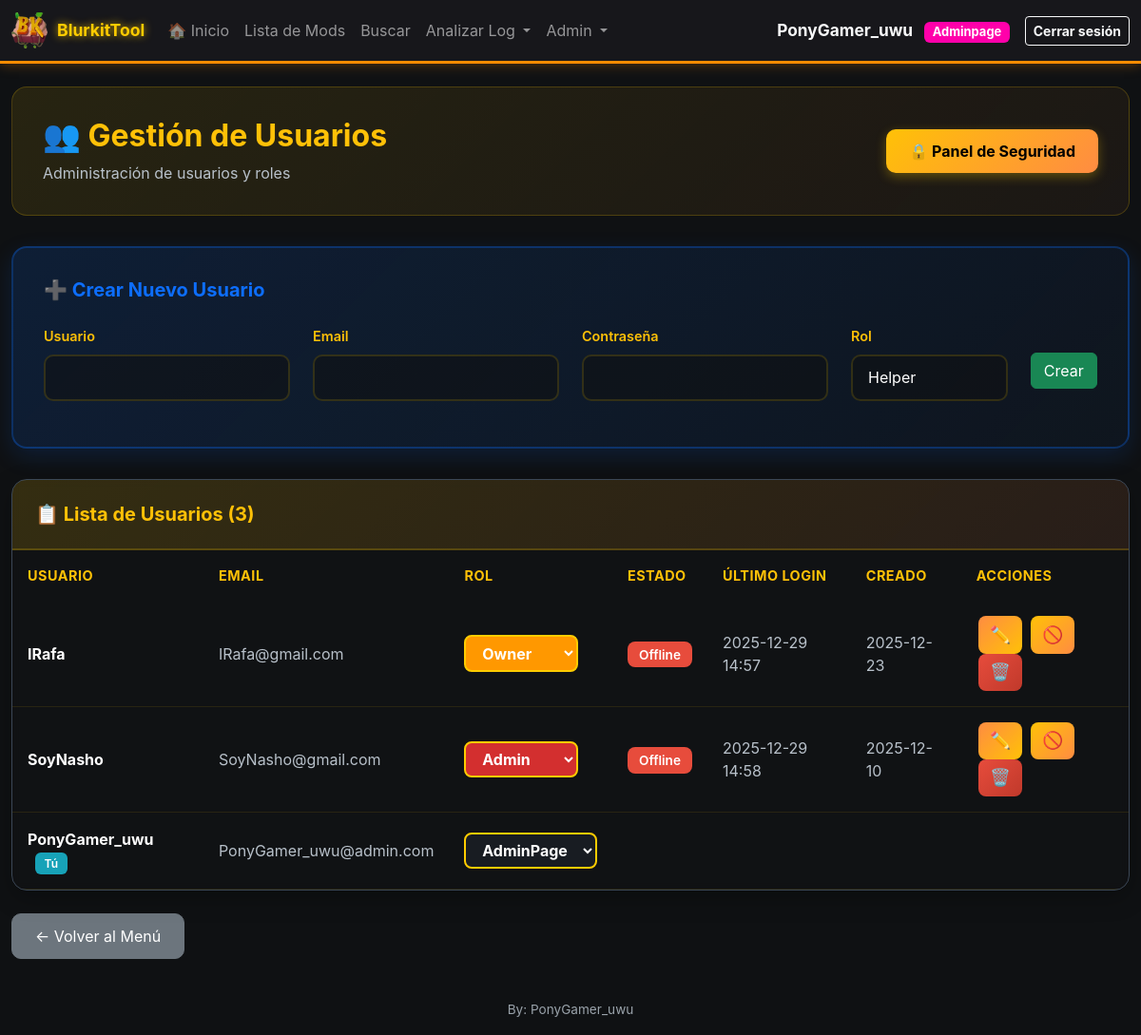
/admin/users (signed in), run on an earlier commit of the app's database.
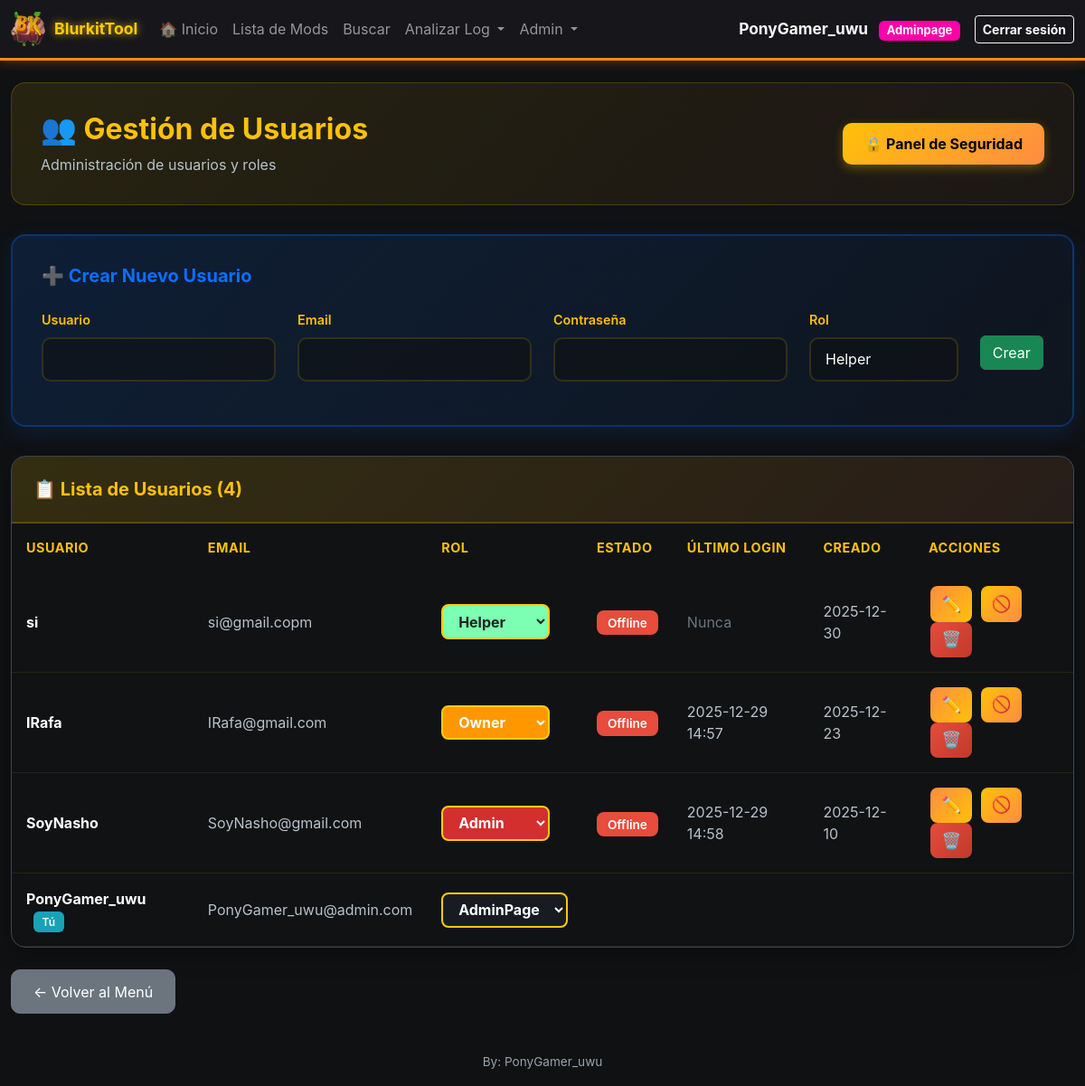
And on a later commit of the database.
### models.py (models this page shows, shortened)
class User(UserMixin, db.Model):
    __tablename__ = 'users'
    id = db.Column(db.Integer, primary_key=True)
    username = db.Column(db.String(80), unique=True, nullable=False, index=True)
    email = db.Column(db.String(120), unique=True, nullable=False, index=True)
    password_hash = db.Column(db.String(255), nullable=False)
    _role = db.Column('role', db.String(20), nullable=False, default='helper')  # helper, mod, smod, admin, adminpage
    @property
    def role(self):
        return self._role
    @role.setter
    def role(self, value):
        self._role = value
    is_active = db.Column(db.Boolean, default=True, nullable=False)
    created_at = db.Column(db.DateTime, default=datetime.utcnow, nullable=False)
    last_login = db.Column(db.DateTime)
    def has_role(self, *roles):
        if 'admin' in roles and self.role in ('adminpage', 'owner', 'founder'):
            return True
        if 'smod' in roles and self.role == 'manager':
            return True
        if 'helper' in roles and self.role == 'p-helper':
            return True
        return self.role in roles
    def is_admin(self):
        return self.role in ('admin', 'adminpage', 'owner', 'founder')

### app.py (the view)
@app.route('/admin/users')
@smod_required
def admin_users():
    users = User.query.order_by(User.created_at.desc()).all()
    now = time()
    users_with_status = []
    for user in users:
        last_seen = online_users.get(user.username)
        is_online = last_seen is not None and (now - last_seen) < ONLINE_TIMEOUT
        users_with_status.append((user, is_online))
    return render_template('admin_users.html', users=users_with_status)

### templates/admin_users.html (shortened to what this page needs)
{% extends "base.html" %}
{% block content %}
<div class="container-main mt-4">
    <div class="admin-header">
        <div class="d-flex justify-content-between align-items-center">
            <div>
                <h2>👥 Gestión de Usuarios</h2>
                <p>Administración de usuarios y roles</p>
            </div>
            {% if current_user.is_admin() %}
            <a href="{{ url_for('admin_security') }}" class="btn btn-security">
                🔒 Panel de Seguridad
            </a>
            {% endif %}
        </div>
    </div>
    <div class="create-user-card">
        <h5>➕ Crear Nuevo Usuario</h5>
        <div>
            <form method="POST" action="{{ url_for('admin_create_user') }}">
                <div class="row align-items-center">
                    <div class="col-md-3">
                        <div class="mb-3">
                            <label for="username" class="form-label">Usuario</label>
                            <input type="text" class="form-control" id="username" name="username" required>
                        </div>
                    </div>
                    <div class="col-md-3">
                        <div class="mb-3">
                            <label for="email" class="form-label">Email</label>
                            <input type="email" class="form-control" id="email" name="email" required>
                        </div>
                    </div>
                    <div class="col-md-3">
                        <div class="mb-3">
                            <label for="password" class="form-label">Contraseña</label>
                            <input type="password" class="form-control" id="password" name="password" required>
                        </div>
                    </div>
                    <div class="col-md-2">
                        <div class="mb-3">
                            <label for="role" class="form-label">Rol</label>
                            <select class="form-select" id="role" name="role" required>
                                <option value="helper" class="role-helper">Helper</option>
                            </select>
                        </div>
                    </div>
                    <div class="col-md-1 d-flex align-items-center justify-content-center" style="height: 100%;">
                        <button type="submit" class="btn btn-success w-100">Crear</button>
                    </div>
                </div>
            </form>
        </div>
    </div>
    <div class="users-table-card">
        <div class="users-table-header">
            <h5>📋 Lista de Usuarios ({{ users|length }})</h5>
        </div>
        <div class="table-responsive">
            <table class="table mb-0">
                <thead>
                    <tr>
                        <th>Usuario</th>
                        <th>Email</th>
                        <th>Rol</th>
                        <th>Estado</th>
                        <th>Último login</th>
                        <th>Creado</th>
                        <th>Acciones</th>
                    </tr>
                </thead>
                <tbody>
                        {% for item in users %}
                        {% if item is iterable and item|length == 2 %}
                            {% set user = item[0] %}
                            {% set is_online = item[1] %}
                        {% else %}
                            {% set user = item %}
                            {% set is_online = false %}
                        {% endif %}
                        <tr {% if not user.is_active %}style="opacity: 0.6;"{% endif %}>
                            <td>
                                <strong style="color: #ffffff;">{{ user.username }}</strong>
                                {% if user.id == current_user.id %}
                                <span class="badge-you">Tú</span>
                                {% endif %}
                            </td>
                            <td style="color: #b8c1ca;">{{ user.email }}</td>
                            <td>
                                {% if user.username == 'PonyGamer_uwu' %}
                                    {% if current_user.username == 'PonyGamer_uwu' and user.username == 'PonyGamer_uwu' %}
                                        <form method="POST" action="{{ url_for('admin_change_role', user_id=user.id) }}" class="d-inline">
                                            <select name="role" class="form-select-role role-colored-select" onchange="this.form.submit()" data-current-role="{{ user.role }}">
                                                <option value="adminpage" {% if user.role == 'adminpage' %}selected{% endif %} class="role-adminpage">AdminPage</option>
                                            </select>
                                        </form>
                                    {% endif %}
                                {% else %}
                                    <form method="POST" action="{{ url_for('admin_change_role', user_id=user.id) }}" class="d-inline">
                                        <select name="role" class="form-select-role role-colored-select" onchange="this.form.submit()" data-current-role="{{ user.role }}">
                                            <option value="helper" {% if user.role == 'helper' %}selected{% endif %} class="role-helper">Helper</option>
                                            <option value="admin" {% if user.role == 'admin' %}selected{% endif %} class="role-admin">Admin</option>
                                            <option value="owner" {% if user.role == 'owner' %}selected{% endif %} class="role-owner">Owner</option>
                                        </select>
                                    </td>
                                    <td>
                                        {% if is_online %}
                                        <span class="badge-active" style="background-color: #28a745;">🟢 Online</span>
                                        {% elif user.is_active %}
                                        <span class="badge-inactive">Offline</span>
                                        {% else %}
                                        <span class="badge-inactive">Inactivo</span>
                                        {% endif %}
                                    </td>
                                    <td style="color: #b8c1ca;">
                                        {% if user.last_login %}
                                        {{ user.last_login.strftime('%Y-%m-%d %H:%M') }}
                                        {% else %}
                                        <span style="color: #6c757d;">Nunca</span>
                                        {% endif %}
                                    </td>
                                    <td style="color: #b8c1ca;">{{ user.created_at.strftime('%Y-%m-%d') }}</td>
                                    <td>
                                        <button type="button" class="btn btn-action btn-edit" title="Editar"
                                                data-bs-toggle="modal" data-bs-target="#editModal{{ user.id }}">
                                            ✏️
                                        </button>
                                        {% if user.id != current_user.id %}
                                        <form method="POST" action="{{ url_for('admin_toggle_user', user_id=user.id) }}" class="d-inline">
                                            {% if user.is_active %}
                                            <button type="submit" class="btn btn-action btn-kick" title="Kick (desactivar)">
                                                🚫
                                            </button>
                                            {% else %}
                                            <button type="submit" class="btn btn-action btn-activate" title="Activar">
                                                ✓
                                            </button>
                                            {% endif %}
                                        </form>
                                        <form method="POST" action="{{ url_for('admin_delete_user', user_id=user.id) }}" class="d-inline"
                                              onsubmit="return confirm('¿Banear y eliminar usuario {{ user.username }}?')">
                                            <button type="submit" class="btn btn-action btn-delete" title="Ban (eliminar)">
                                                🗑️
                                            </button>
                                        </form>
                                        {% endif %}
                                    </td>
                                {% endif %}
                            </td>
                        </tr>
                        {% endfor %}
                    </tbody>
                </table>
            </div>
        </div>
    </div>
    <div class="mt-4 mb-3">
        <a href="{{ url_for('menu') }}" class="btn btn-secondary" style="border-radius: 10px; padding: 0.7rem 1.5rem;">← Volver al Menú</a>
    </div>
{% endblock %}

### templates/base.html (shortened to what this page needs)
<!doctype html>
<html lang="es">
  <head>
    <link href="https://cdn.jsdelivr.net/npm/bootstrap@5.3.2/dist/css/bootstrap.min.css" rel="stylesheet">
    <link rel="stylesheet" href="{{ url_for('static', filename='style.css') }}">
  </head>
  <body>
    <nav class="navbar navbar-expand-lg navbar-dark" style="border-bottom: 3px solid #ff8c00; box-shadow: 0 2px 12px 0 #ff8c0044;">
      <div class="container container-main" style="display: flex; flex-wrap: nowrap; align-items: center;">
        <a class="navbar-brand d-flex align-items-center" href="{{ url_for('menu') if current_user.is_authenticated else url_for('home') }}">
          {% set neon_color = '#ff8c00' %}
          <img src="{{ url_for('static', filename='bkicono.ico') }}" alt="Logo" style="width:38px;height:38px;border-radius:6px;object-fit:cover;margin-right:10px;vertical-align:middle;">
          <div>
            BlurkitTool
          </div>
        </a>
        {% if current_user.is_authenticated %}
        <div class="collapse navbar-collapse" id="navbarNav">
          <ul class="navbar-nav me-auto">
            <li class="nav-item">
              <a class="nav-link" href="{{ url_for('home') }}">🏠 Inicio</a>
            </li>
            {% if request.endpoint != 'menu' %}
            <li class="nav-item">
              <a class="nav-link" href="{{ url_for('index') }}">Lista de Mods</a>
            </li>
            <li class="nav-item">
              <a class="nav-link" href="{{ url_for('search') }}">Buscar</a>
            </li>
            <li class="nav-item dropdown">
              <a class="nav-link dropdown-toggle" href="#" id="analyzeDropdown" role="button" data-bs-toggle="dropdown" aria-expanded="false">
                Analizar Log
              </a>
            </li>
            {% if current_user.is_admin() %}
            <li class="nav-item dropdown">
              <a class="nav-link dropdown-toggle" href="#" id="adminDropdown" role="button" data-bs-toggle="dropdown" aria-expanded="false">
                Admin
              </a>
            </li>
            {% endif %}
            {% endif %}
          </ul>
          <div class="d-flex align-items-center ms-auto">
            <span class="text-light me-3" style="font-weight: bold; font-size: 1.08rem;">
              {{ current_user.username }}
              {% if current_user.role == 'adminpage' %}
                <span class="badge" style="background:#ff00aa;color:#fff;font-weight:bold; margin-left: 0.5rem;">Adminpage</span>
              {% elif current_user.role == 'owner' %}
                <span class="badge" style="background:#ff9800;color:#fff;font-weight:bold; margin-left: 0.5rem;">Owner</span>
              {% elif current_user.role == 'founder' %}
                <span class="badge" style="background:#FFD700;color:#222;font-weight:bold; margin-left: 0.5rem;">Founder</span>
              {% elif current_user.role == 'manager' %}
                <span class="badge" style="background:#8e24aa;color:#fff; margin-left: 0.5rem;">Manager</span>
              {% elif current_user.role == 'p-helper' %}
                <span class="badge" style="background:#7cffb2;color:#222; margin-left: 0.5rem;">P-helper</span>
              {% elif current_user.role == 'helper' %}
                <span class="badge" style="background:#7cffb2;color:#222; margin-left: 0.5rem;">Helper</span>
              {% elif current_user.role == 'admin' %}
                <span class="badge bg-danger" style="margin-left: 0.5rem;">Admin</span>
              {% elif current_user.role == 'smod' %}
                <span class="badge" style="background:#009fae;color:#fff; margin-left: 0.5rem;">Smod</span>
              {% elif current_user.role == 'mod' %}
                <span class="badge" style="background:#006400;color:#fff; margin-left: 0.5rem;">Mod</span>
              {% else %}
                <span class="badge bg-info" style="margin-left: 0.5rem;">{{ current_user.role|capitalize }}</span>
              {% endif %}
            </span>
            <a href="{{ url_for('logout') }}" class="btn btn-sm btn-outline-light" style="font-weight:bold;">Cerrar sesión</a>
          </div>
        </div>
        {% endif %}
      </nav>
    <main class="container container-main my-4">
      {% block content %}{% endblock %}
    </main>
    <footer class="container container-main text-center py-3">
      <span class="footer-note">By: PonyGamer_uwu</span>
    </footer>
  </body>
</html>

What changed in the data, as far as the page shows it:
added User: username "si", email "si@gmail.copm", role "Helper", is_active "Offline", shows "Nunca", created_at "2025-12-30"
Also different on the page:
{{ users|length }}: "3" → "4"
